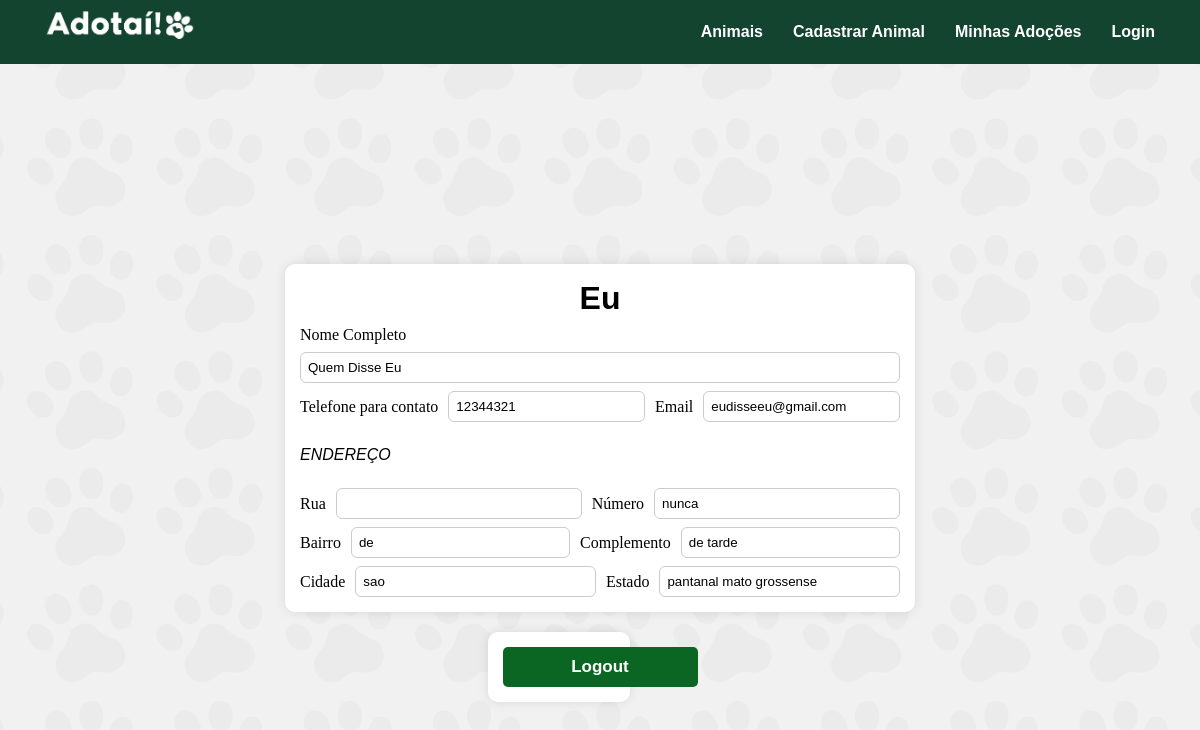
The page /usuario/perfil (signed in) on the database its author committed.
### models/usuario.py (models this page shows, shortened)
class Usuario(Base, UserMixin):
    __tablename__ = "usuarios"
    id: Mapped[int] = mapped_column(Integer, primary_key=True)
    nome: Mapped[str] = mapped_column(String(40), nullable=False)
    nome_completo: Mapped[str] = mapped_column(String(320), nullable=False)
    telefone: Mapped[str] = mapped_column(String(15), nullable=False)
    email: Mapped[str] = mapped_column(String(320), unique=True, nullable=False)
    senha: Mapped[str] = mapped_column(String(100), nullable=False)
    rua: Mapped[str] = mapped_column(String(40), nullable=False)
    bairro: Mapped[str] = mapped_column(String(40), nullable=False)
    cidade: Mapped[str] = mapped_column(String(40), nullable=False)
    numero: Mapped[str] = mapped_column(String(15), nullable=False)
    complemento: Mapped[str] = mapped_column(String(320), nullable=False)
    estado: Mapped[str] = mapped_column(String(40), nullable=False)

### controllers/usuario_controller.py (the view)
@usuario_bp.route('/perfil', methods=['GET','POST'])
@login_required
def perfil():
    return render_template('perfil.html', usuario=current_user)

### controllers/autenticacao_controller.py (called while the page is built)
@login_manager.user_loader
def load_user(user_id):
    with Sessao_base() as sessao:
        return sessao.get(Usuario, int(user_id))

### templates/perfil.html (shortened to what this page needs)
{% extends 'base.html'%}
{% block extra_css %}<link rel="stylesheet" href="{{ url_for('static', filename='perfil.css') }}">{% endblock %}
{% block conteudo %}
    <div class="img2">
    </div>
    <div class="container2">
        <form action="{{ url_for('usuario.perfil', usuario_id=usuario.id) }}" method="GET">
        <h1 style="margin-top: 1px; margin-bottom: 1px;">{{usuario.nome}}</h1>
        Nome Completo <input type="text" value="{{ usuario.nome_completo }}" readonly style="pointer-events: none;">
        <div class="linha">
            Telefone para contato <input type="text" value="{{ usuario.telefone }}" readonly style="pointer-events: none;">
            Email <input type="text" value="{{ usuario.email }}" readonly style="pointer-events: none;">
        </div>
        <p>ENDEREÇO</p>
        <div class="linha">
        Rua <input type="text" value="{{ usuario.Rua }}" readonly style="pointer-events: none;">
        Número <input type="text" value="{{ usuario.numero }}" readonly style="pointer-events: none;">
        </div>
        <div class="linha">
            Bairro <input type="text" value="{{ usuario.bairro }}" readonly style="pointer-events: none;">
            Complemento <input type="text" value="{{ usuario.complemento }}" readonly style="pointer-events: none;">
        </div>
        <div class="linha">
            Cidade  <input type="text" value="{{ usuario.cidade }}" readonly style="pointer-events: none;">
            Estado <input type="text" value="{{ usuario.estado }}" readonly style="pointer-events: none;">
        </div>
        </form>
        <div class="botoes">
            <form action="{{ url_for('usuario.logout') }}" method="POST">
                <button type="submit">Logout</button>
            </form>
        </div>
    </div>
{% endblock %}

### static/menu.css (style rules this page uses)
h1, h2, h3, p, a { font-family:'Gill Sans', 'Gill Sans MT', Calibri, 'Trebuchet MS', sans-serif; }

### static/padrao.css (style rules this page uses)
body { margin: 0; min-height: 100vh; position: relative; }
body::before { content: ""; position: fixed; inset: 0; background-image: url("../static/img/fundo.svg"); background-repeat: no-repeat; background-position: center; background-size: cover; background-attachment: fixed; opacity: 0.4; z-index: -1; }
body { background-color: #f1f1f1; }
.container2 { display: flex; justify-content: center; align-content: center; justify-self: center; align-self: center; width: 100%; height: fit-content; gap: 5%; }
.container2 form { display: flex; flex-direction: column; justify-content: center; background: #fff; border-radius: 10px; width: 50%; height: fit-content; box-shadow: 0 0 12px rgba(0,0,0,0.1); gap: 8px; padding: 15px; }
.container2 form h1 { text-align: center; color: black; }
.container2 form input { border-radius: 6px; border: 1px solid #ccc; padding: 7px; }
.linha { display: flex; justify-content: space-between; align-items: center; gap: 10px; }
.linha input { display: inline-block; width: 100%; flex: 1; }
.img2 { display: flex; justify-content: center; align-items:center; width: 20%; }
p { font-style: italic; }

### static/padrao2.css (style rules this page uses)
body { margin: 0; min-height: 100vh; position: relative; }
body::before { content: ""; position: fixed; inset: 0; background-image: url("../static/img/fundo.svg"); background-repeat: no-repeat; background-position: center; background-size: cover; background-attachment: fixed; opacity: 0.4; z-index: -1; }
body { background-color: #f1f1f1; }

### static/perfil.css (style rules this page uses)
body { margin: 0; min-height: 100vh; position: relative; }
body::before { content: ""; position: fixed; inset: 0; background-image: url("../static/img/fundo.svg"); background-repeat: no-repeat; background-position: center; background-size: cover; background-attachment: fixed; opacity: 0.4; z-index: -1; }
body { background-color: #f1f1f1; }
.container2 { display: flex; flex-direction: column; align-items: center; width: 100%; height: fit-content; gap: 20px; }
.container2 form { display: flex; flex-direction: column; justify-content: center; background: #fff; border-radius: 10px; width: 50%; height: fit-content; box-shadow: 0 0 12px rgba(0,0,0,0.1); gap: 8px; padding: 15px; }
.container2 form h1 { text-align: center; color: black; }
.container2 form input { border-radius: 6px; border: 1px solid #ccc; padding: 7px; }
.linha { display: flex; justify-content: space-between; align-items: center; gap: 10px; }
.linha input { display: inline-block; width: 100%; flex: 1; }
.img2 { display: flex; justify-content: center; align-items:center; width: 20%; }
.botoes form button { background-color: #0B6623; color: white; font-weight: bold; border: none; cursor: pointer; width: 195px; border-radius: 5px; padding: 10px; font-size: 17px; }

### rows shown on the page
Usuario: nome "Eu", nome_completo "Quem Disse Eu", telefone "12344321", email "eudisseeu@gmail.com", numero "nunca", bairro "de", complemento "de tarde", cidade "sao", estado "pantanal mato grossense"
